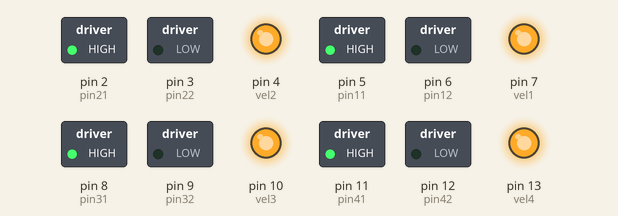
A sketch run on a simulated Arduino Uno, built with avr-gcc and run on an emulated ATmega328P. Shown: switched loads named in the sketch (green lamp = pin HIGH), output pins drawn as LEDs (lit = HIGH).

Above: at 0.1 s.
Timing chart, 0 to 1.6 s (numbered marks = the images above):
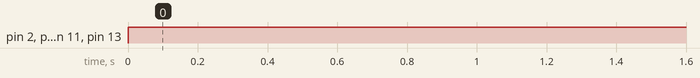

The sketch:

sketch_jan22a.ino
```cpp
//motor 1
const int pin11 =5; //control motor1
const int pin12 = 6; //control direccio contraria
//motor2
const int pin21 = 2;//control motor2
const int pin22 = 3;//control direccio contraria
//motor3
const int pin31 = 8;//control motor2
const int pin32 = 9;//control direccio contraria
//motor4
const int pin41 = 11;//control motor2
const int pin42 = 12;//control direccio contraria


const int vel1 = 7; // pin de la velocitat
const int vel2 = 4; // pin de la velocitat
const int vel3 = 10; // pin de la velocitat
const int vel4 = 13; // pin de la velocitat


int velocitat = 255; //definir valor velocitat

void setup() {
  // put your setup code here, to run once:
  pinMode(pin11,OUTPUT);
  pinMode(pin12,OUTPUT);
  pinMode(pin21,OUTPUT);
  pinMode(pin22,OUTPUT);
  pinMode(pin31,OUTPUT);
  pinMode(pin32,OUTPUT);
  pinMode(pin41,OUTPUT);
  pinMode(pin42,OUTPUT);
  pinMode(vel1,OUTPUT);
  pinMode(vel2,OUTPUT);
  pinMode(vel3,OUTPUT);
  pinMode(vel4,OUTPUT);

}

void loop() {
  // put your main code here, to run repeatedly:
  accionarMotor(pin11, pin12, vel1, velocitat);
  accionarMotor(pin21, pin22, vel2, velocitat);
  accionarMotor(pin31, pin32, vel3, velocitat);
  accionarMotor(pin41, pin42, vel4, velocitat);

}

void accionarMotor(int pin1, int pin2, int vel, int velocitat){
  if(velocitat > 0){
    digitalWrite(pin1, HIGH);
    digitalWrite(pin2, LOW);
  }
  else{
    digitalWrite(pin1, LOW);
    digitalWrite(pin2, HIGH);
  }
   analogWrite(vel,abs(velocitat));

}
```

Measured:
- by itself, pin 2 (pin21), pin 4 (vel2), pin 5 (pin11), pin 7 (vel1), pin 8 (pin31), pin 10 (vel3), pin 11 (pin41), pin 13 (vel4): LOW → HIGH at 0.00 s
